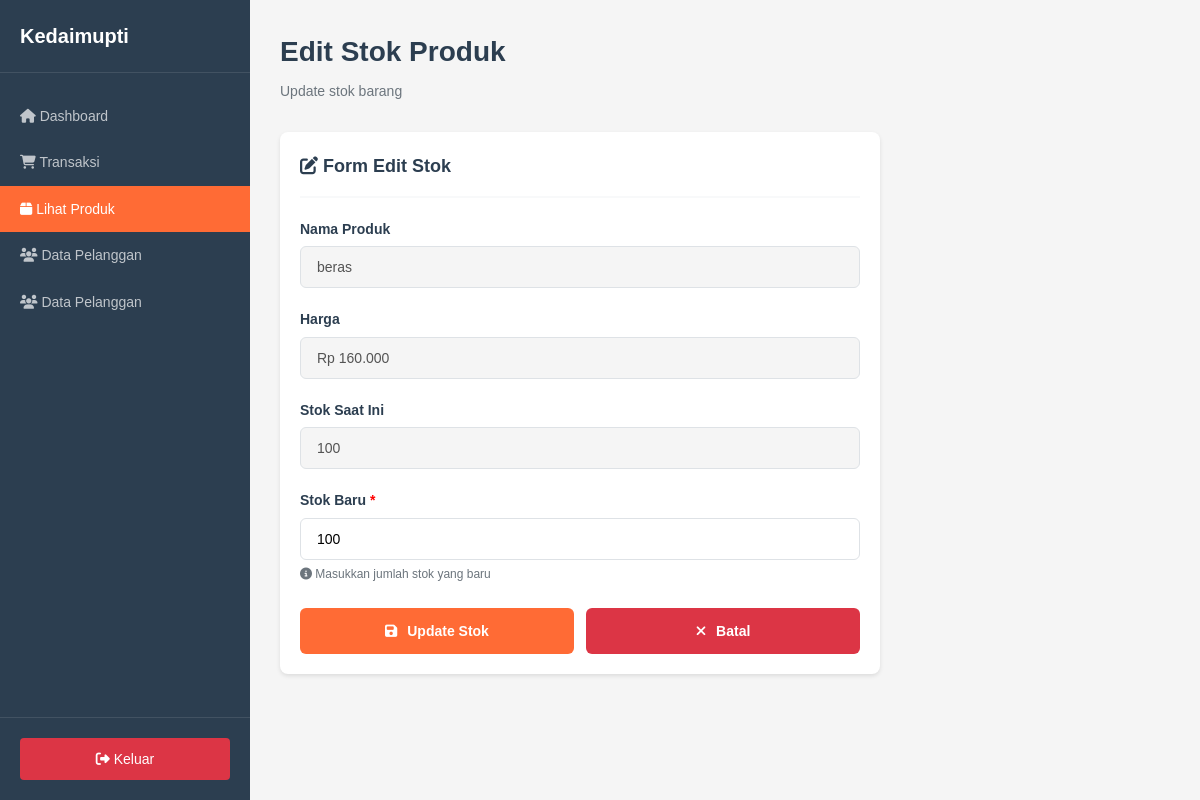
The app's page /kedaimupti/petugas/produk/edit_stok.php?id=4 (signed in) with its own data.
### tables this page shows
CREATE TABLE `produk` (
  `ProdukID` int(11) NOT NULL,
  `NamaProduk` varchar(255) NOT NULL,
  `Harga` decimal(10,2) NOT NULL,
  `Stok` int(11) NOT NULL
);

### kedaimupti/includes/functions.php (called while the page is built, shortened)
<?php
function formatRupiah($angka) {
    return "Rp " . number_format($angka, 0, ',', '.');
}
function escape($string) {
    global $conn;
    return mysqli_real_escape_string($conn, $string);
}
?>

### kedaimupti/petugas/produk/edit_stok.php (the view, shortened to what this page needs)
<?php
require_once '../../config/database.php';
require_once '../../includes/functions.php';
$id = escape($_GET['id']);
$produk = mysqli_fetch_assoc(mysqli_query($conn, "SELECT * FROM produk WHERE ProdukID = '$id'"));
?>
<!DOCTYPE html>
<html lang="id">
<head>
    <link rel="stylesheet" href="../../assets/css/style.css">
    <link rel="stylesheet" href="https://cdnjs.cloudflare.com/ajax/libs/font-awesome/6.4.0/css/all.min.css">
</head>
<body>
    <div class="dashboard-wrapper">
        <aside class="sidebar">
            <div class="sidebar-header"><div class="sidebar-brand">Kedaimupti</div></div>
            <nav class="sidebar-menu">
                <a href="/kedaimupti/petugas/dashboard/" class="menu-item"><i class="fas fa-home"></i> Dashboard</a>
                <a href="/kedaimupti/petugas/penjualan/" class="menu-item"><i class="fas fa-shopping-cart"></i> Transaksi</a>
                <a href="/kedaimupti/petugas/produk/" class="menu-item active"><i class="fas fa-box"></i> Lihat Produk</a>
                <a href="/kedaimupti/petugas/pelanggan/" class="menu-item"><i class="fas fa-users"></i> Data Pelanggan</a>
                <a href="/kedaimupti/petugas/pelanggan/" class="menu-item"><i class="fas fa-users"></i> Data Pelanggan</a>
            </nav>
            <div class="sidebar-footer">
                <a href="/kedaimupti/auth/logout.php" class="logout-btn"><i class="fas fa-sign-out-alt"></i> Keluar</a>
            </div>
        </aside>
        <main class="main-content">
            <div class="content-header">
                <h1 class="page-title">Edit Stok Produk</h1>
                <p class="page-subtitle">Update stok barang</p>
            </div>
            <div class="content-card" style="max-width: 600px;">
                <div class="card-header"><h3 class="card-title"><i class="fas fa-edit"></i> Form Edit Stok</h3></div>
                <form method="POST">
                    <div class="form-group">
                        <label class="form-label">Nama Produk</label>
                        <input type="text" class="form-control" value="<?= $produk['NamaProduk'] ?>" disabled style="padding-left: 16px; background: #f5f5f5;">
                    </div>
                    <div class="form-group">
                        <label class="form-label">Harga</label>
                        <input type="text" class="form-control" value="<?= formatRupiah($produk['Harga']) ?>" disabled style="padding-left: 16px; background: #f5f5f5;">
                    </div>
                    <div class="form-group">
                        <label class="form-label">Stok Saat Ini</label>
                        <input type="number" class="form-control" value="<?= $produk['Stok'] ?>" disabled style="padding-left: 16px; background: #f5f5f5;">
                    </div>
                    <div class="form-group">
                        <label class="form-label">Stok Baru <span style="color: red;">*</span></label>
                        <input type="number" name="stok" class="form-control" value="<?= $produk['Stok'] ?>" required min="0" style="padding-left: 16px;" autofocus>
                        <small style="color: #6c757d; font-size: 12px; display: block; margin-top: 5px;">
                            <i class="fas fa-info-circle"></i> Masukkan jumlah stok yang baru
                        </small>
                    </div>
                    <div style="display: flex; gap: 12px; margin-top: 24px;">
                        <button type="submit" class="btn btn-primary" style="flex: 1;"><i class="fas fa-save"></i> Update Stok</button>
                        <a href="/kedaimupti/petugas/produk/" class="btn btn-danger" style="flex: 1;"><i class="fas fa-times"></i> Batal</a>
                    </div>
                </form>
            </div>
        </main>
    </div>
</body>
</html>

### kedaimupti/assets/css/style.css (style rules this page uses)
* { margin: 0; padding: 0; box-sizing: border-box; }
:root { --primary: #ff6b35; --primary-dark: #e85a2a; --secondary: #28a745; --secondary-dark: #218838; --danger: #dc3545; --warning: #ffc107; --info: #17a2b8; --dark: #2c3e50; --light: #f8f9fa; --white: #ffffff; --gray: #6c757d; --border: #dee2e6; }
body { font-family: Arial, sans-serif; background: #f5f5f5; min-height: 100vh; color: var(--dark); line-height: 1.6; }
.form-group { margin-bottom: 20px; }
.form-label { display: block; font-weight: bold; margin-bottom: 6px; color: var(--dark); font-size: 14px; }
.form-control, select, textarea { width: 100%; padding: 12px 16px 12px 44px; border: 1px solid var(--border); border-radius: 6px; font-size: 14px; font-family: inherit; }
.btn { padding: 12px 20px; border: none; border-radius: 6px; font-size: 14px; font-weight: bold; cursor: pointer; font-family: inherit; text-decoration: none; display: inline-block; text-align: center; }
.btn i { margin-right: 6px; }
.btn-primary { background: var(--primary); color: var(--white); width: 100%; }
.btn-danger { background: var(--danger); color: var(--white); }
.dashboard-wrapper { display: flex; min-height: 100vh; height: 100vh; }
.sidebar { width: 250px; background: var(--dark); color: white; position: fixed; height: 100vh; overflow-y: auto; }
.sidebar-header { padding: 20px; border-bottom: 1px solid rgba(255,255,255,0.1); }
.sidebar-brand { font-size: 20px; font-weight: bold; color: white; }
.sidebar-menu { padding: 20px 0; }
.menu-item { display: block; padding: 12px 20px; color: rgba(255,255,255,0.7); text-decoration: none; font-size: 14px; }
.menu-item.active { background: var(--primary); color: white; }
.sidebar-footer { position: absolute; bottom: 0; width: 100%; padding: 20px; border-top: 1px solid rgba(255,255,255,0.1); }
.logout-btn { display: block; padding: 10px; background: var(--danger); color: white; text-align: center; text-decoration: none; border-radius: 4px; font-size: 14px; }
.main-content { margin-left: 250px; flex: 1; padding: 30px; background: #f5f5f5; min-height: 100vh; }
.content-header { margin-bottom: 30px; }
.page-title { font-size: 28px; color: var(--dark); margin-bottom: 5px; }
.page-subtitle { color: var(--gray); font-size: 14px; }
.content-card { background: white; border-radius: 8px; padding: 20px; box-shadow: 0 2px 4px rgba(0,0,0,0.1); margin-bottom: 20px; }
.card-header { display: flex; justify-content: space-between; align-items: center; margin-bottom: 20px; padding-bottom: 15px; border-bottom: 2px solid var(--light); }
.card-title { font-size: 18px; font-weight: bold; color: var(--dark); }

### records on screen
produk: NamaProduk "beras", Harga "Rp 160.000", Stok "100", stok "100"
